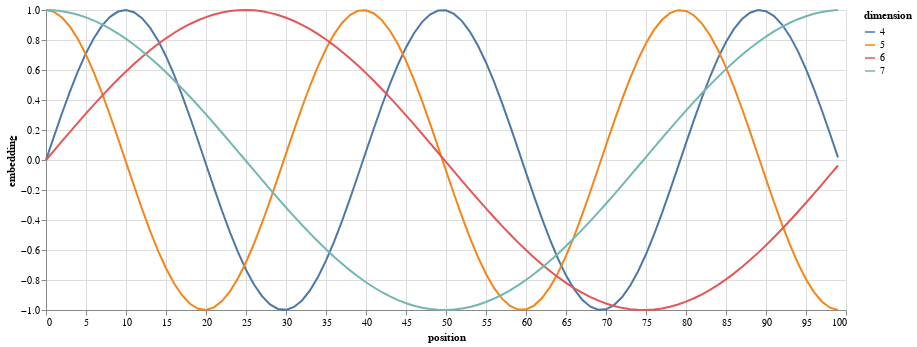

Write notebook code for a chart like this one.
### Code cell
alt.Chart(data).mark_line().properties(width=800).encode(x="position", y="embedding", color="dimension:N")

### Figure 1 — Vega-Lite specification as saved in the notebook (floating-point values rounded to 4 significant figures; data arrays with more than 128 entries replaced by an {"elided": "..."} marker saying what was removed)
{"config": {"view": {"continuousWidth": 300, "continuousHeight": 300}}, "data": {"name": "data-83b12cb863a75a1b9243940a6a42e0d8"}, "mark": {"type": "line"}, "encoding": {"color": {"field": "dimension", "type": "nominal"}, "x": {"field": "position", "type": "quantitative"}, "y": {"field": "embedding", "type": "quantitative"}}, "width": 800, "$schema": "https://vega.github.io/schema/vega-lite/v5.15.1.json", "datasets": {"data-83b12cb863a75a1b9243940a6a42e0d8": {"elided": "400 records"}}}
